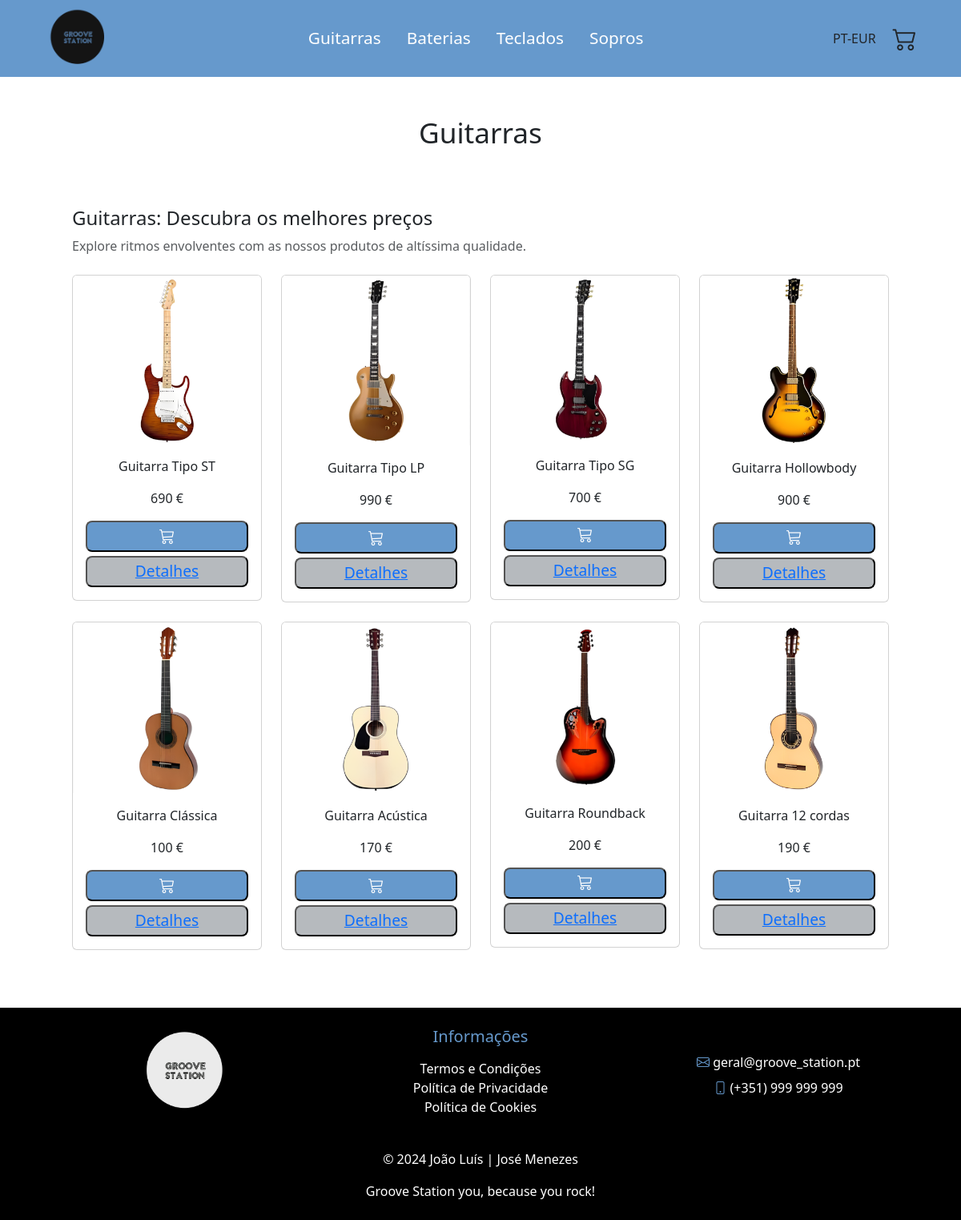
Page /guitarras.php on the committed database.
### tables this page shows
CREATE TABLE IF NOT EXISTS `produtos` (
  `Id` int NOT NULL AUTO_INCREMENT,
  `Tipo` int DEFAULT NULL COMMENT '1-Guitarras;2-Baterias;3-Teclados;4-Sopros;',
  `Nome` varchar(50) DEFAULT NULL,
  `Preco` float DEFAULT NULL COMMENT 'Preço em €',
  `Descricao` varchar(50) DEFAULT NULL,
  `Imagem` varchar(50) DEFAULT NULL,
  PRIMARY KEY (`Id`)
);

### guitarras.php (the view, shortened to what this page needs)
<!DOCTYPE html>
<html lang="pt">
<head>
    <?php include('includes/linkscss.php') ?>
</head>
<body>
    <?php include('includes/header.php') ?>
    <?php include('includes/connection.php') ?>
    <div class="container text-center mt-5">
        <h1 style="font-size: 2.2rem;">Guitarras</h1>
    </div>
    <main class="container mt-4">
        <div class="p-5 rounded">
            <h1 class="h4 font-weight-bold mb-2">Guitarras: Descubra os melhores preços</h1>
            <p class="text-muted mb-4">Explore ritmos envolventes com as nossos produtos de altíssima qualidade.</p>
            <div class="row">
                <?php
                    $sql = 'SELECT * FROM produtos WHERE tipo = 1';
                    $stmt = $dbh->prepare($sql);
                    $stmt->execute();
                    if($stmt && $stmt->rowCount() > 0){
                        while($produtos = $stmt->fetchObject()) {
                            $imagem = filter_var($produtos->Imagem, FILTER_VALIDATE_URL) !== false ? $produtos->Imagem : 'imagens/instrumentos/'.$produtos->Imagem;
                            ?>
                            <div class="col-md-4 col-lg-3 mb-4">
                                <div class="card ">
                                    <img alt="<?= $produtos->Nome ?>" class="card-img-top" src="<?= $imagem ?>">
                                    <div class="card-body text-center">
                                        <p class="card-text"><?= $produtos->Nome ?></p>
                                        <p class="card-text"><?= $produtos->Preco ?> € </p>
                                        <button class="carrinho text-white">
                                            <i class="bi bi-cart3" style="font-size: 1.2rem;"></i>
                                        </button>
                                        <button class="detalhes margin-top-5">
                                            <a href="instrumentos_detalhes.php?Id=<?= $produtos->Id ?>" style="font-size: 1.2rem;">Detalhes</a>
                                        </button>
                                    </div>
                                </div>
                            </div>
                        <?php
                        }
                    }
                ?>
            </div>
        </div>
    </main>
    <?php include('includes/footer.php') ?>
</body>
</html>

### style.css (style rules this page uses)
.carrinho { width: 100%; padding: 3px; background: #6699cc; border-radius: 8px; }
.margin-top-5 { margin-top: 5px; }
.detalhes { width: 100%; padding: 3px; background: #b6babe; border-radius: 8px; }

### rows in the picture
produtos: Imagem (picture), Nome "Guitarra Tipo ST", Preco "690"
produtos: Imagem (picture), Nome "Guitarra Tipo LP", Preco "990"
produtos: Imagem (picture), Nome "Guitarra Tipo SG", Preco "700"
produtos: Imagem (picture), Nome "Guitarra Hollowbody", Preco "900"
produtos: Imagem (picture), Nome "Guitarra Clássica", Preco "100"
produtos: Imagem (picture), Nome "Guitarra Acústica", Preco "170"
produtos: Imagem (picture), Nome "Guitarra Roundback", Preco "200"
produtos: Imagem (picture), Nome "Guitarra 12 cordas", Preco "190"
